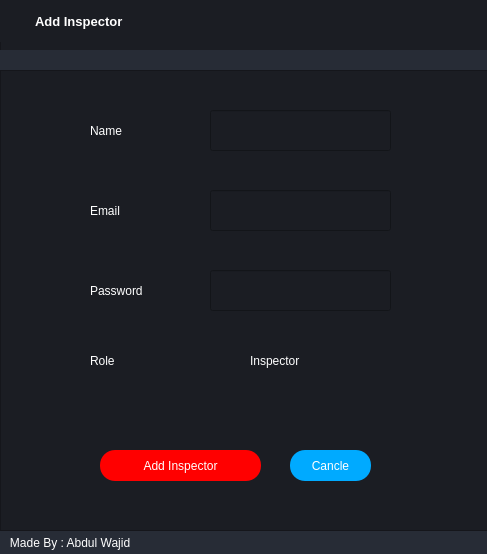
<?xml version="1.0" encoding="UTF-8"?>
<ui version="4.0">
 <class>MainWindow</class>
 <widget class="QMainWindow" name="MainWindow">
  <property name="geometry">
   <rect>
    <x>0</x>
    <y>0</y>
    <width>487</width>
    <height>554</height>
   </rect>
  </property>
  <property name="windowTitle">
   <string>MainWindow</string>
  </property>
  <widget class="QWidget" name="centralwidget">
   <widget class="QFrame" name="frame">
    <property name="geometry">
     <rect>
      <x>0</x>
      <y>0</y>
      <width>491</width>
      <height>71</height>
     </rect>
    </property>
    <property name="styleSheet">
     <string notr="true">background-color: rgb(27, 29, 35);</string>
    </property>
    <property name="frameShape">
     <enum>QFrame::StyledPanel</enum>
    </property>
    <property name="frameShadow">
     <enum>QFrame::Raised</enum>
    </property>
    <widget class="QFrame" name="frame_label_top_btns">
     <property name="geometry">
      <rect>
       <x>0</x>
       <y>0</y>
       <width>641</width>
       <height>42</height>
      </rect>
     </property>
     <property name="sizePolicy">
      <sizepolicy hsizetype="Expanding" vsizetype="Preferred">
       <horstretch>0</horstretch>
       <verstretch>0</verstretch>
      </sizepolicy>
     </property>
     <property name="frameShape">
      <enum>QFrame::NoFrame</enum>
     </property>
     <property name="frameShadow">
      <enum>QFrame::Raised</enum>
     </property>
     <layout class="QHBoxLayout" name="horizontalLayout_10">
      <property name="spacing">
       <number>0</number>
      </property>
      <property name="leftMargin">
       <number>5</number>
      </property>
      <property name="topMargin">
       <number>0</number>
      </property>
      <property name="rightMargin">
       <number>10</number>
      </property>
      <property name="bottomMargin">
       <number>0</number>
      </property>
      <item>
       <widget class="QFrame" name="frame_icon_top_bar_2">
        <property name="maximumSize">
         <size>
          <width>30</width>
          <height>30</height>
         </size>
        </property>
        <property name="styleSheet">
         <string notr="true">background: transparent;
background-image: url(:/16x16/icons/16x16/cil-terminal.png);
background-position: center;
background-repeat: no-repeat;
</string>
        </property>
        <property name="frameShape">
         <enum>QFrame::StyledPanel</enum>
        </property>
        <property name="frameShadow">
         <enum>QFrame::Raised</enum>
        </property>
        <widget class="QLabel" name="label_2">
         <property name="geometry">
          <rect>
           <x>6</x>
           <y>5</y>
           <width>20</width>
           <height>21</height>
          </rect>
         </property>
         <property name="text">
          <string/>
         </property>
         <property name="pixmap">
          <pixmap>../../Desktop App/icons/16x16/cil-home.png</pixmap>
         </property>
        </widget>
       </widget>
      </item>
      <item>
       <widget class="QLabel" name="label_title_bar_top">
        <property name="font">
         <font>
          <family>Segoe UI</family>
          <pointsize>10</pointsize>
          <weight>75</weight>
          <bold>true</bold>
         </font>
        </property>
        <property name="styleSheet">
         <string notr="true">background: transparent;
color: rgb(255, 255, 255);
</string>
        </property>
        <property name="text">
         <string>Add Inspector</string>
        </property>
       </widget>
      </item>
     </layout>
    </widget>
    <widget class="QPushButton" name="btn_close">
     <property name="geometry">
      <rect>
       <x>450</x>
       <y>0</y>
       <width>40</width>
       <height>42</height>
      </rect>
     </property>
     <property name="sizePolicy">
      <sizepolicy hsizetype="Minimum" vsizetype="Expanding">
       <horstretch>0</horstretch>
       <verstretch>0</verstretch>
      </sizepolicy>
     </property>
     <property name="minimumSize">
      <size>
       <width>40</width>
       <height>0</height>
      </size>
     </property>
     <property name="maximumSize">
      <size>
       <width>40</width>
       <height>16777215</height>
      </size>
     </property>
     <property name="toolTip">
      <string>Close</string>
     </property>
     <property name="styleSheet">
      <string notr="true">QPushButton {	
	border: none;
	background-color: transparent;
}
QPushButton:hover {
	background-color: rgb(52, 59, 72);
}
QPushButton:pressed {	
	background-color: rgb(85, 170, 255);
}</string>
     </property>
     <property name="text">
      <string/>
     </property>
     <property name="icon">
      <iconset>
       <normaloff>icons/24x24/cil-x.png</normaloff>icons/24x24/cil-x.png</iconset>
     </property>
    </widget>
    <widget class="QPushButton" name="btn_minimize">
     <property name="geometry">
      <rect>
       <x>370</x>
       <y>0</y>
       <width>40</width>
       <height>42</height>
      </rect>
     </property>
     <property name="sizePolicy">
      <sizepolicy hsizetype="Minimum" vsizetype="Expanding">
       <horstretch>0</horstretch>
       <verstretch>0</verstretch>
      </sizepolicy>
     </property>
     <property name="minimumSize">
      <size>
       <width>40</width>
       <height>0</height>
      </size>
     </property>
     <property name="maximumSize">
      <size>
       <width>40</width>
       <height>16777215</height>
      </size>
     </property>
     <property name="toolTip">
      <string>Minimize</string>
     </property>
     <property name="styleSheet">
      <string notr="true">QPushButton {	
	border: none;
	background-color: transparent;
}
QPushButton:hover {
	background-color: rgb(52, 59, 72);
}
QPushButton:pressed {	
	background-color: rgb(85, 170, 255);
}</string>
     </property>
     <property name="text">
      <string/>
     </property>
     <property name="icon">
      <iconset>
       <normaloff>icons/24x24/cil-window-minimize.png</normaloff>icons/24x24/cil-window-minimize.png</iconset>
     </property>
    </widget>
    <widget class="QPushButton" name="btn_maximize_restore">
     <property name="geometry">
      <rect>
       <x>410</x>
       <y>0</y>
       <width>40</width>
       <height>42</height>
      </rect>
     </property>
     <property name="sizePolicy">
      <sizepolicy hsizetype="Minimum" vsizetype="Expanding">
       <horstretch>0</horstretch>
       <verstretch>0</verstretch>
      </sizepolicy>
     </property>
     <property name="minimumSize">
      <size>
       <width>40</width>
       <height>0</height>
      </size>
     </property>
     <property name="maximumSize">
      <size>
       <width>40</width>
       <height>16777215</height>
      </size>
     </property>
     <property name="toolTip">
      <string>Maximize</string>
     </property>
     <property name="styleSheet">
      <string notr="true">QPushButton {	
	border: none;
	background-color: transparent;
}
QPushButton:hover {
	background-color: rgb(52, 59, 72);
}
QPushButton:pressed {	
	background-color: rgb(85, 170, 255);
}</string>
     </property>
     <property name="text">
      <string/>
     </property>
     <property name="icon">
      <iconset>
       <normaloff>icons/24x24/cil-window-maximize.png</normaloff>icons/24x24/cil-window-maximize.png</iconset>
     </property>
    </widget>
    <widget class="QFrame" name="frame_top_info">
     <property name="geometry">
      <rect>
       <x>-10</x>
       <y>50</y>
       <width>501</width>
       <height>23</height>
      </rect>
     </property>
     <property name="maximumSize">
      <size>
       <width>16777215</width>
       <height>65</height>
      </size>
     </property>
     <property name="styleSheet">
      <string notr="true">background-color: rgb(39, 44, 54);</string>
     </property>
     <property name="frameShape">
      <enum>QFrame::NoFrame</enum>
     </property>
     <property name="frameShadow">
      <enum>QFrame::Raised</enum>
     </property>
     <layout class="QHBoxLayout" name="horizontalLayout_8">
      <property name="spacing">
       <number>0</number>
      </property>
      <property name="leftMargin">
       <number>10</number>
      </property>
      <property name="topMargin">
       <number>0</number>
      </property>
      <property name="rightMargin">
       <number>10</number>
      </property>
      <property name="bottomMargin">
       <number>0</number>
      </property>
     </layout>
    </widget>
   </widget>
   <widget class="QLabel" name="label_credits">
    <property name="geometry">
     <rect>
      <x>0</x>
      <y>530</y>
      <width>491</width>
      <height>25</height>
     </rect>
    </property>
    <property name="font">
     <font>
      <family>Segoe UI</family>
     </font>
    </property>
    <property name="styleSheet">
     <string notr="true">background-color: rgb(39, 44, 54);
color: rgb(255, 255, 255);</string>
    </property>
    <property name="text">
     <string>   Made By : Abdul Wajid</string>
    </property>
   </widget>
   <widget class="QFrame" name="frame_2">
    <property name="geometry">
     <rect>
      <x>0</x>
      <y>70</y>
      <width>491</width>
      <height>461</height>
     </rect>
    </property>
    <property name="styleSheet">
     <string notr="true">background-color: rgb(27, 29, 35);</string>
    </property>
    <property name="frameShape">
     <enum>QFrame::StyledPanel</enum>
    </property>
    <property name="frameShadow">
     <enum>QFrame::Raised</enum>
    </property>
    <widget class="QPushButton" name="addInspector">
     <property name="geometry">
      <rect>
       <x>100</x>
       <y>380</y>
       <width>161</width>
       <height>31</height>
      </rect>
     </property>
     <property name="styleSheet">
      <string notr="true">color: rgb(255, 255, 255);

background-color: rgb(255, 0, 0);

font: 75 10pt &quot;MS Shell Dlg 2&quot;;

border-width: 2px;

border-radius: 15px;

padding: 4px;
</string>
     </property>
     <property name="text">
      <string>Add Inspector</string>
     </property>
     <property name="icon">
      <iconset>
       <normaloff>../../Desktop App/icons/24x24/cil-plus.png</normaloff>../../Desktop App/icons/24x24/cil-plus.png</iconset>
     </property>
     <property name="iconSize">
      <size>
       <width>16</width>
       <height>16</height>
      </size>
     </property>
    </widget>
    <widget class="QPushButton" name="cancle">
     <property name="geometry">
      <rect>
       <x>290</x>
       <y>380</y>
       <width>81</width>
       <height>31</height>
      </rect>
     </property>
     <property name="styleSheet">
      <string notr="true">color: rgb(255, 255, 255);

background-color: rgb(0, 170, 255);

font: 75 10pt &quot;MS Shell Dlg 2&quot;;

border-width: 2px;

border-radius: 15px;

padding: 4px;
</string>
     </property>
     <property name="text">
      <string>Cancle</string>
     </property>
     <property name="icon">
      <iconset>
       <normaloff>../../Desktop App/icons/24x24/cil-plus.png</normaloff>../../Desktop App/icons/24x24/cil-plus.png</iconset>
     </property>
     <property name="iconSize">
      <size>
       <width>16</width>
       <height>16</height>
      </size>
     </property>
    </widget>
    <widget class="QLineEdit" name="nameLineEdit">
     <property name="geometry">
      <rect>
       <x>210</x>
       <y>40</y>
       <width>181</width>
       <height>41</height>
      </rect>
     </property>
     <property name="styleSheet">
      <string notr="true">color: rgb(255, 255, 255);</string>
     </property>
    </widget>
    <widget class="QLineEdit" name="emailLineEdit">
     <property name="geometry">
      <rect>
       <x>210</x>
       <y>120</y>
       <width>181</width>
       <height>41</height>
      </rect>
     </property>
     <property name="styleSheet">
      <string notr="true">color: rgb(255, 255, 255);</string>
     </property>
    </widget>
    <widget class="QLineEdit" name="passwordLineEdit">
     <property name="geometry">
      <rect>
       <x>210</x>
       <y>200</y>
       <width>181</width>
       <height>41</height>
      </rect>
     </property>
     <property name="styleSheet">
      <string notr="true">color: rgb(255, 255, 255);</string>
     </property>
    </widget>
    <widget class="QLabel" name="label_5">
     <property name="geometry">
      <rect>
       <x>90</x>
       <y>40</y>
       <width>51</width>
       <height>41</height>
      </rect>
     </property>
     <property name="styleSheet">
      <string notr="true">color: rgb(255, 255, 255);
font: 75 14pt &quot;MS Shell Dlg 2&quot;;</string>
     </property>
     <property name="text">
      <string>Name</string>
     </property>
    </widget>
    <widget class="QLabel" name="label_6">
     <property name="geometry">
      <rect>
       <x>90</x>
       <y>120</y>
       <width>51</width>
       <height>41</height>
      </rect>
     </property>
     <property name="styleSheet">
      <string notr="true">color: rgb(255, 255, 255);
font: 75 14pt &quot;MS Shell Dlg 2&quot;;</string>
     </property>
     <property name="text">
      <string>Email</string>
     </property>
    </widget>
    <widget class="QLabel" name="label_7">
     <property name="geometry">
      <rect>
       <x>90</x>
       <y>200</y>
       <width>81</width>
       <height>41</height>
      </rect>
     </property>
     <property name="styleSheet">
      <string notr="true">color: rgb(255, 255, 255);
font: 75 14pt &quot;MS Shell Dlg 2&quot;;</string>
     </property>
     <property name="text">
      <string>Password</string>
     </property>
    </widget>
    <widget class="QLabel" name="label_8">
     <property name="geometry">
      <rect>
       <x>90</x>
       <y>270</y>
       <width>41</width>
       <height>41</height>
      </rect>
     </property>
     <property name="styleSheet">
      <string notr="true">color: rgb(255, 255, 255);
font: 75 14pt &quot;MS Shell Dlg 2&quot;;</string>
     </property>
     <property name="text">
      <string>Role</string>
     </property>
    </widget>
    <widget class="QLabel" name="label_9">
     <property name="geometry">
      <rect>
       <x>250</x>
       <y>270</y>
       <width>91</width>
       <height>41</height>
      </rect>
     </property>
     <property name="styleSheet">
      <string notr="true">color: rgb(255, 255, 255);
font: 75 14pt &quot;MS Shell Dlg 2&quot;;</string>
     </property>
     <property name="text">
      <string>Inspector</string>
     </property>
    </widget>
   </widget>
  </widget>
 </widget>
 <resources/>
 <connections/>
</ui>
